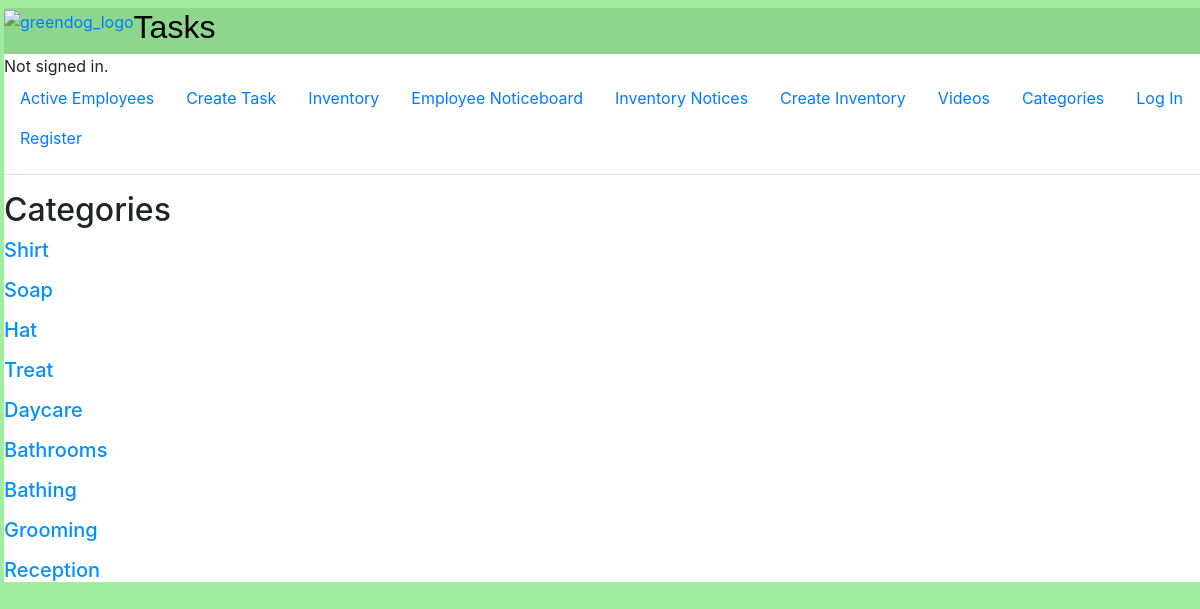
/categories, run on an earlier commit of the app's database.
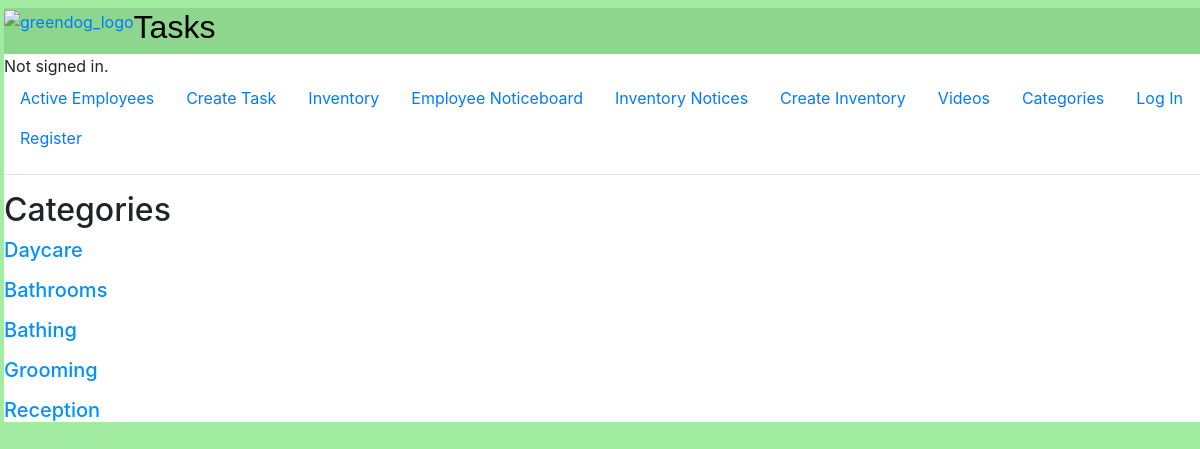
And on a later commit of the database.
### auctions/models.py (models this page shows)
class Category(models.Model):
    categoryName = models.CharField(max_length=300)
    def __str__(self):
        return self.categoryName

### auctions/views.py (the view)
# urls.py: path("categories", views.categories, name="categories"),
def categories(request):
    categories = Category.objects.all()
    return render(request, "auctions/categories.html", {
        "categories": categories,
    })

### auctions/templates/auctions/categories.html
{% extends "auctions/layout.html" %}
{% block body %}
    <h2>Categories</h2>
    {% for category in categories %}
    <h5 style="color:rgb(0, 145, 255)">
         <p>{{category}}</p>
{% endfor %}
{% endblock %}

What changed in the data, as far as the page shows it:
removed Category: categoryName "Shirt"
removed Category: categoryName "Soap"
removed Category: categoryName "Hat"
removed Category: categoryName "Treat"
